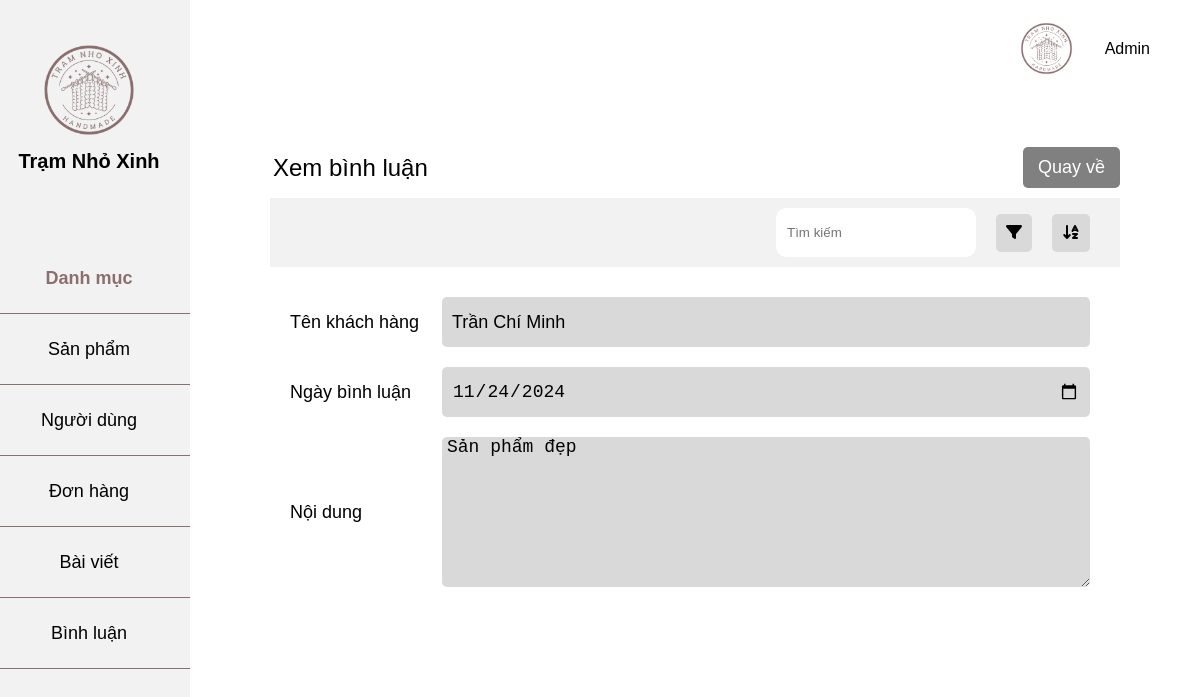
/admin/index.php?page=commentDetail&id=1, run on the app's committed database.
### tables this page shows
CREATE TABLE `productcomment` (
  `id` int NOT NULL,
  `dateProComment` date NOT NULL,
  `text` text NOT NULL,
  `status` tinyint(1) NOT NULL,
  `idProduct` int NOT NULL,
  `idUser` int NOT NULL
);

CREATE TABLE `users` (
  `id` int NOT NULL,
  `email` varchar(255) NOT NULL,
  `password` varchar(255) NOT NULL,
  `address` varchar(255) DEFAULT NULL,
  `phone` varchar(255) DEFAULT NULL,
  `name` varchar(255) DEFAULT NULL,
  `role` tinyint(1) NOT NULL,
  `active` tinyint(1) NOT NULL
);

### admin/app/controller/adminCommentController.php (called while the page is built, shortened)
<?php
class CommentAdminController
{
    private $comment;
    private $data;
    function __construct()
    {
        $this->comment = new CommentModel();
    }
    function renderView($view, $data = null)
    {
        $view = './app/view/' . $view . '.php';
        require_once $view;
    }
    function CmtDetail()
    {
        if (isset($_GET['page']) && $_GET['page'] === 'commentDetail' && isset($_GET['id'])) {
            $id = $_GET['id'];
            $this->data['cmtct'] = $this->comment->getCommentDetail($id);
        }
        return $this->renderView('commentDetail', $this->data);
    }
}

### app/model/database.php (called while the page is built, shortened)
<?php
class Database
{
    private $servername = "localhost";
    private $username = "root";
    private $password = "";
    private $dbname = "handmade_db";
    private $conn;
    function __construct()
    {
        try {
            $this->conn = new PDO("mysql:host=$this->servername;dbname=$this->dbname; charset=utf8", $this->username, $this->password);
            $this->conn->setAttribute(PDO::ATTR_ERRMODE, PDO::ERRMODE_EXCEPTION);
        } catch (PDOException $e) {
            echo "Connection failed: " . $e->getMessage();
        };
    }
    function query($sql, $param = [])
    {
        $this->stmt = $this->conn->prepare($sql);
        $this->stmt->execute($param);
        return $this->stmt;
    }
    public function getOne($sql, $param = [])
    {
        $statement = $this->query($sql, $param);
        return $statement->fetch(PDO::FETCH_ASSOC);
    }
}

### app/model/commentModel.php (called while the page is built, shortened)
<?php
class CommentModel
{
    private $db;
    function __construct()
    {
        $this->db = new Database;
    }
    public function getCommentDetail($id)
    {
        $sql = "
            SELECT
                c.id, c.text, c.dateProComment, u.name as userName
            FROM
                productcomment c
            JOIN
                users u
            ON
                c.idUser = u.id
            WHERE
                c.id = :id
        ";
        return $this->db->getOne($sql, ['id' => $id]);
    }
}

### admin/app/view/commentDetail.php (the view)
<div class="main">
    <div class="main-category">
        <div class="main-danhmuc">
            <p>Xem bình luận</p>
            <a href="../html/adminComment.html">Quay về</a>
        </div>
        <div class="main-header">
            <div class="right-main-header">
                <input type="text" placeholder="Tìm kiếm">
                <div class="filter"><i class="fa-solid fa-filter"></i></div>
                <div class="sort"><i class="fa-solid fa-arrow-down-a-z"></i></div>
            </div>
        </div>
    </div>
    <div class="main-product">
        <?php $cmt = $data['cmtct'];
        extract($cmt); ?>
        <div class="category-main-product">
            <label for="Tên danh mục">Tên khách hàng</label>
            <input type="text" value="<?= $userName?>">
        </div>
        <div class="category-main-product">
            <label for="">Ngày bình luận</label>
            <input type="date" value="<?= $dateProComment ?>">
        </div>
        <div class="text-main-product">
            <label for="">Nội dung</label>
            <textarea name="" id="" cols="50" rows="5" readonly><?= $text ?></textarea>
        </div>
    </div>
</div>
</div>
</div>
</div>
</body>
</html>

### admin/public/css/grid.css (style rules this page uses)
* { margin: 0; padding: 0; box-sizing: border-box; }

### admin/public/css/Admin.css (style rules this page uses)
body { font-family: Arial; }
.main { margin: 50px 80px; height: auto; }
.main-category { display: grid; }
.main-danhmuc { display: flex; justify-content: space-between; align-items: center; }
.main-danhmuc p { font-size: 24px; margin: 3px; text-align: left; }
.main-danhmuc a { font-size: 18px; text-decoration: none; color: white; border-radius: 5px; background-color: #808080; padding: 10px 15px; }
.main-header { margin-top: 10px; display: flex; justify-content: space-between; background-color: #f2f2f2; height: 69px; }
.main-header .right-main-header { display: flex; align-items: center; justify-content: space-around; margin-left: auto; margin-right: 30px; }
.right-main-header input[type="text"] { margin-right: 20px; padding: 5px 10px; border-radius: 10px; border: 1px solid white; width: 200px; height: 49px; }
.right-main-header .filter { margin-right: 20px; background-color: #d9d9d9; padding: 10px; border-radius: 5px; }
.right-main-header .sort { background-color: #d9d9d9; padding: 10px; border-radius: 5px; }
.main-product { margin: 20px; }
.category-main-product { display: flex; align-items: center; justify-content: space-between; }
.category-main-product label { font-size: 18px; }
.category-main-product input { margin: 10px; width: 80%; height: 50px; border-radius: 5px; font-size: 18px; background-color: #d9d9d9; border: none; padding: 0 10px; }
.text-main-product { display: flex; align-items: center; justify-content: space-between; }
.text-main-product label { font-size: 18px; }
.text-main-product textarea, textarea { margin: 10px; width: 80%; height: 150px; border-radius: 5px; font-size: 18px; background-color: #d9d9d9; border: none; padding: 0 5px; }

### data on the page
productcomment: idUser.name "Trần Chí Minh", dateProComment "11/24/2024", text "Sản phẩm đẹp"
